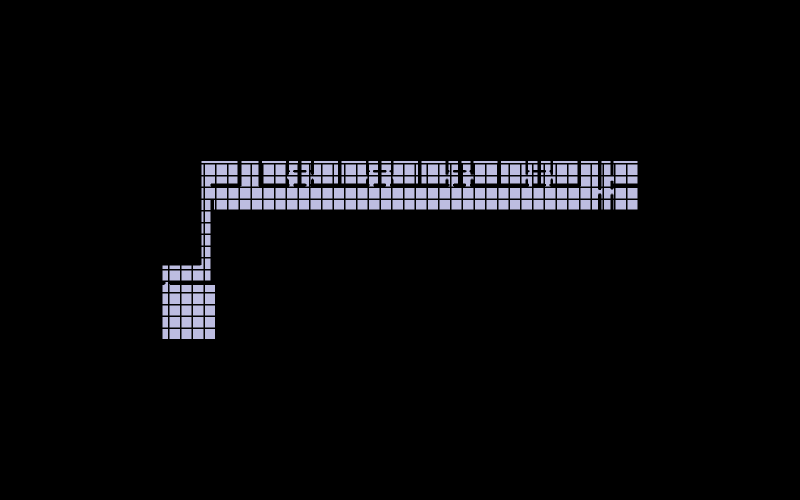
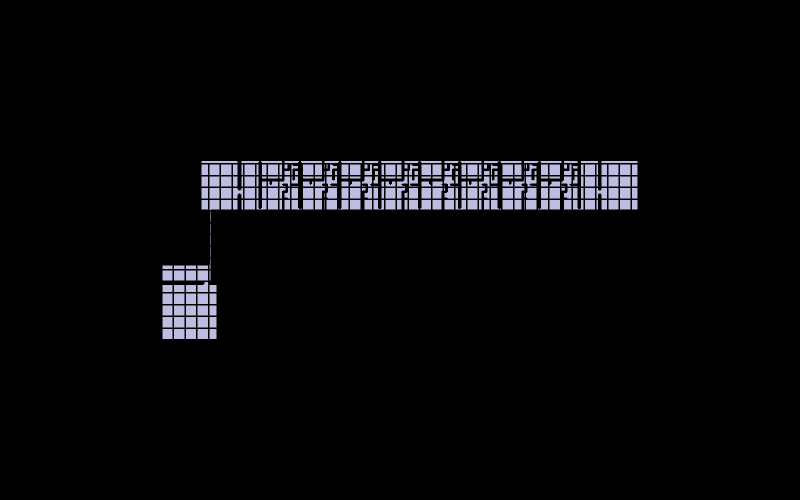

The code cell stored with these charts, in order, in its notebook:
### Markdown cell above
## 10. Show both shells

### Code cell
Topology.Show(shell1,
              camera=[0,0,6],
              faceColor=[210,210,250],
              faceOpacity=0.9,
              edgeColor='black',
              edgeWidth=3,
              showVertices=False,
              backgroundColor='black',
              width=800,
              height=500,
              renderer=renderer)

Topology.Show(shell2,
              camera=[0,0,6],
              faceColor=[210,210,250],
              faceOpacity=0.9,
              edgeColor='black',
              edgeWidth=3,
              showVertices=False,
              backgroundColor='black',
              width=800,
              height=500,
              renderer=renderer)

### Figure 1 — Plotly figure (JSON) as saved in the notebook; plotly's stock layout.template omitted (floating-point values rounded to 4 significant figures; data arrays with more than 128 entries replaced by an {"elided": "..."} marker saying what was removed)
{"data": [{"hoverinfo": "text", "legendgroup": "2", "legendrank": 2, "line": {"color": "black", "dash": "solid", "width": 3}, "marker": {"size": 0}, "mode": "lines", "name": "1: Untitled (Edges)", "showlegend": false, "text": "", "type": "scatter3d", "x": {"elided": "2721 float values"}, "y": {"elided": "2721 float values"}, "z": {"elided": "2721 int values"}}, {"cmax": 1, "cmin": 0, "color": "#D2D2FA", "colorscale": [[0, "#440154"], [0.1111, "#482878"], [0.2222, "#3e4989"], [0.3333, "#31688e"], [0.4444, "#26828e"], [0.5556, "#1f9e89"], [0.6667, "#35b779"], [0.7778, "#6ece58"], [0.8889, "#b5de2b"], [1, "#fde725"]], "flatshading": true, "hoverinfo": "text", "hovertext": "", "i": {"elided": "811 int values"}, "j": {"elided": "811 int values"}, "k": {"elided": "811 int values"}, "legendgroup": "3", "legendrank": 3, "lighting": {"facenormalsepsilon": 0}, "name": "1: Untitled (Faces)", "opacity": 0.9, "showlegend": false, "showscale": false, "text": "", "type": "mesh3d", "x": {"elided": "651 float values"}, "y": {"elided": "651 float values"}, "z": {"elided": "651 int values"}}], "layout": {"autosize": true, "height": 500, "margin": {"b": 40, "l": 40, "r": 40, "t": 40}, "paper_bgcolor": "#000000", "plot_bgcolor": "#000000", "scene": {"aspectmode": "data", "camera": {"center": {"x": 0, "y": 0, "z": 0}, "eye": {"x": 0, "y": 0, "z": 6}, "projection": {"type": "perspective"}, "up": {"x": 0, "y": 1, "z": 0}}, "xaxis": {"visible": false}, "yaxis": {"visible": false}, "zaxis": {"visible": false}}, "showlegend": true, "width": 800, "xaxis": {"showgrid": false, "visible": false, "zeroline": false}, "yaxis": {"showgrid": false, "visible": false, "zeroline": false}}}

### Figure 2 — Plotly figure (JSON) as saved in the notebook; plotly's stock layout.template omitted (floating-point values rounded to 4 significant figures; data arrays with more than 128 entries replaced by an {"elided": "..."} marker saying what was removed)
{"data": [{"hoverinfo": "text", "legendgroup": "2", "legendrank": 2, "line": {"color": "black", "dash": "solid", "width": 3}, "marker": {"size": 0}, "mode": "lines", "name": "1: Untitled (Edges)", "showlegend": false, "text": "", "type": "scatter3d", "x": {"elided": "3678 float values"}, "y": {"elided": "3678 float values"}, "z": {"elided": "3678 int values"}}, {"cmax": 1, "cmin": 0, "color": "#D2D2FA", "colorscale": [[0, "#440154"], [0.1111, "#482878"], [0.2222, "#3e4989"], [0.3333, "#31688e"], [0.4444, "#26828e"], [0.5556, "#1f9e89"], [0.6667, "#35b779"], [0.7778, "#6ece58"], [0.8889, "#b5de2b"], [1, "#fde725"]], "flatshading": true, "hoverinfo": "text", "hovertext": "", "i": {"elided": "1068 int values"}, "j": {"elided": "1068 int values"}, "k": {"elided": "1068 int values"}, "legendgroup": "3", "legendrank": 3, "lighting": {"facenormalsepsilon": 0}, "name": "1: Untitled (Faces)", "opacity": 0.9, "showlegend": false, "showscale": false, "text": "", "type": "mesh3d", "x": {"elided": "959 float values"}, "y": {"elided": "959 float values"}, "z": {"elided": "959 int values"}}], "layout": {"autosize": true, "height": 500, "margin": {"b": 40, "l": 40, "r": 40, "t": 40}, "paper_bgcolor": "#000000", "plot_bgcolor": "#000000", "scene": {"aspectmode": "data", "camera": {"center": {"x": 0, "y": 0, "z": 0}, "eye": {"x": 0, "y": 0, "z": 6}, "projection": {"type": "perspective"}, "up": {"x": 0, "y": 1, "z": 0}}, "xaxis": {"visible": false}, "yaxis": {"visible": false}, "zaxis": {"visible": false}}, "showlegend": true, "width": 800, "xaxis": {"showgrid": false, "visible": false, "zeroline": false}, "yaxis": {"showgrid": false, "visible": false, "zeroline": false}}}
